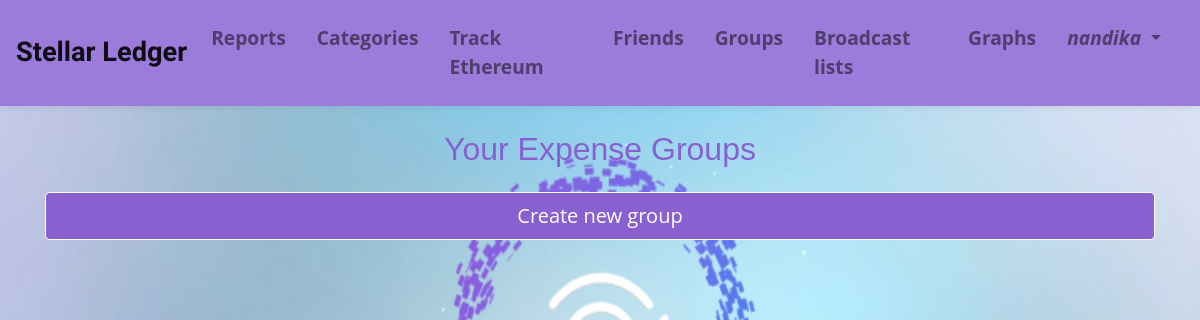
Before: /group/view_expense_groups/ (signed in) with the older database file.
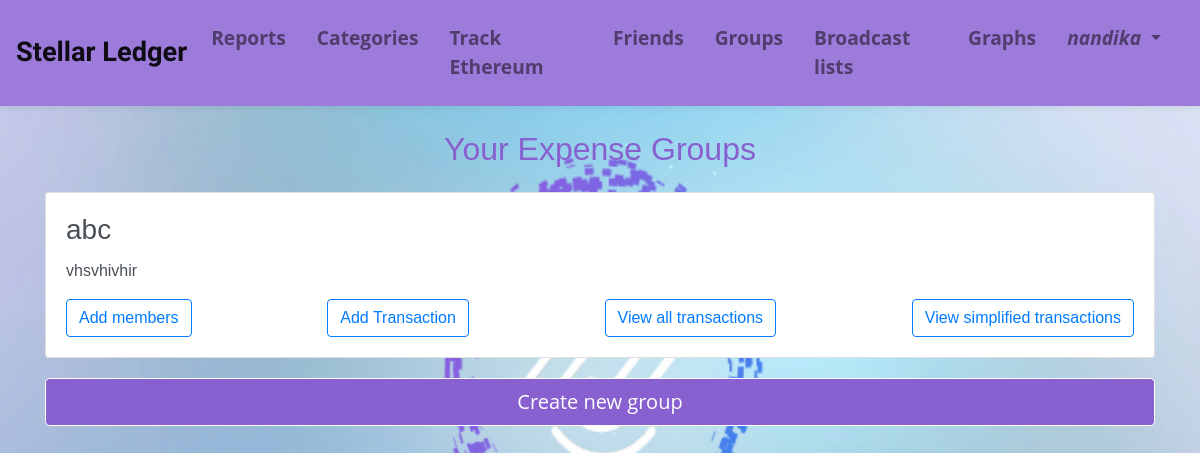
After: the same page with the newer database file.
### expensegroups/models.py (models this page shows)
class ExpenseGroupMember(models.Model):
    group = models.ForeignKey(ExpenseGroup, on_delete=models.CASCADE)
    user = models.ForeignKey(User, on_delete=models.CASCADE)

class ExpenseGroup(models.Model):
    name = models.CharField(max_length=10, unique=True, default="GroupX")
    description = models.TextField(blank=True, null=True)

### expensegroups/views.py (called while the page is built)
@verified_email_required
def view_expense_groups(request):
    g = ExpenseGroupMember.objects.filter(user=request.user)
    return render(request, 'expensegroups/view_expense_groups.html', {
        'g' : g
    })

### templates/expensegroups/view_expense_groups.html (shortened to what this page needs)
{% extends '../base.html' %}
{% block content %}
<div class="container mt-4">
    <h2 class="text-center mb-4">Your Expense Groups</h2>
    {% for gr in g %}
    <div class="card">
        <div class="card-body">
            <h3 class="card-title">{{ gr.group.name }}</h3>
            <p class="card-text">{{ gr.group.description }}</p>
            <div class="d-flex justify-content-between align-items-center">
                <button class="btn btn-outline-primary">
                    <a href="{% url 'add_members' gr.group.id %}">Add members</a>
                </button>
                <button class="btn btn-outline-primary">
                    <a href="{% url 'add_txn' gr.group.id %}">Add Transaction</a>
                </button>
                <button class="btn btn-outline-primary">
                    <a href="{% url 'view_all_transactions' gr.group.id %}">View all transactions</a>
                </button>
                <button class="btn btn-outline-primary">
                    <a href="{% url 'view_simplified_txns' gr.group.id %}">View simplified transactions</a>
                </button>
            </div>
        </div>
    </div>
    {% endfor %}
    <div class="text-center">
        <button type="button" class="btn btn-lg btn-block btn-primary">
            <a href="{% url 'add_expense_group' %}">Create new group</a>
        </button>
    </div>
</div>
{% endblock %}

Changed rows visible on the page:
added ExpenseGroupMember: group.name "abc", group.description "vhsvhivhir"
